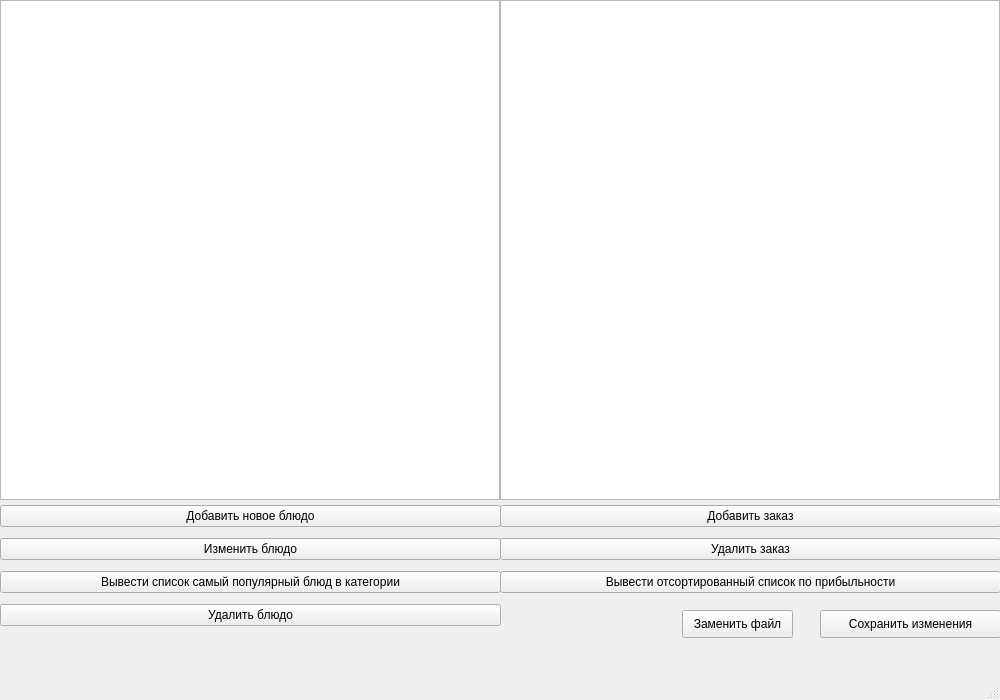
<?xml version="1.0" encoding="UTF-8"?>
<ui version="4.0">
 <class>MainWindow</class>
 <widget class="QMainWindow" name="MainWindow">
  <property name="geometry">
   <rect>
    <x>0</x>
    <y>0</y>
    <width>1000</width>
    <height>700</height>
   </rect>
  </property>
  <property name="minimumSize">
   <size>
    <width>1000</width>
    <height>700</height>
   </size>
  </property>
  <property name="maximumSize">
   <size>
    <width>1000</width>
    <height>700</height>
   </size>
  </property>
  <property name="windowTitle">
   <string>MainWindow</string>
  </property>
  <widget class="QWidget" name="centralwidget">
   <widget class="QTableWidget" name="dishes_t">
    <property name="geometry">
     <rect>
      <x>0</x>
      <y>0</y>
      <width>500</width>
      <height>500</height>
     </rect>
    </property>
   </widget>
   <widget class="QTableWidget" name="orders_t">
    <property name="geometry">
     <rect>
      <x>500</x>
      <y>0</y>
      <width>500</width>
      <height>500</height>
     </rect>
    </property>
   </widget>
   <widget class="QWidget" name="gridLayoutWidget">
    <property name="geometry">
     <rect>
      <x>0</x>
      <y>500</y>
      <width>501</width>
      <height>132</height>
     </rect>
    </property>
    <layout class="QGridLayout" name="gridLayout">
     <item row="0" column="1">
      <widget class="QPushButton" name="pushButton">
       <property name="text">
        <string>Добавить новое блюдо</string>
       </property>
      </widget>
     </item>
     <item row="3" column="1">
      <widget class="QPushButton" name="pushButton_3">
       <property name="text">
        <string>Удалить блюдо</string>
       </property>
      </widget>
     </item>
     <item row="2" column="1">
      <widget class="QPushButton" name="pushButton_7">
       <property name="text">
        <string>Вывести список самый популярный блюд в категории</string>
       </property>
      </widget>
     </item>
     <item row="1" column="1">
      <widget class="QPushButton" name="pushButton_2">
       <property name="text">
        <string>Изменить блюдо</string>
       </property>
      </widget>
     </item>
    </layout>
   </widget>
   <widget class="QWidget" name="gridLayoutWidget_2">
    <property name="geometry">
     <rect>
      <x>500</x>
      <y>500</y>
      <width>501</width>
      <height>98</height>
     </rect>
    </property>
    <layout class="QGridLayout" name="gridLayout_2">
     <item row="0" column="0">
      <widget class="QPushButton" name="pushButton_4">
       <property name="text">
        <string>Добавить заказ</string>
       </property>
      </widget>
     </item>
     <item row="1" column="0">
      <widget class="QPushButton" name="pushButton_6">
       <property name="text">
        <string>Удалить заказ</string>
       </property>
      </widget>
     </item>
     <item row="2" column="0">
      <widget class="QPushButton" name="pushButton_8">
       <property name="text">
        <string>Вывести отсортированный список по прибыльности</string>
       </property>
      </widget>
     </item>
    </layout>
   </widget>
   <widget class="QPushButton" name="pushButton_9">
    <property name="geometry">
     <rect>
      <x>820</x>
      <y>610</y>
      <width>181</width>
      <height>28</height>
     </rect>
    </property>
    <property name="text">
     <string>Сохранить изменения</string>
    </property>
   </widget>
   <widget class="QPushButton" name="pushButton_5">
    <property name="geometry">
     <rect>
      <x>682</x>
      <y>610</y>
      <width>111</width>
      <height>28</height>
     </rect>
    </property>
    <property name="text">
     <string>Заменить файл</string>
    </property>
   </widget>
  </widget>
  <widget class="QMenuBar" name="menubar">
   <property name="geometry">
    <rect>
     <x>0</x>
     <y>0</y>
     <width>1000</width>
     <height>26</height>
    </rect>
   </property>
  </widget>
  <widget class="QStatusBar" name="statusbar"/>
 </widget>
 <resources/>
 <connections/>
</ui>
